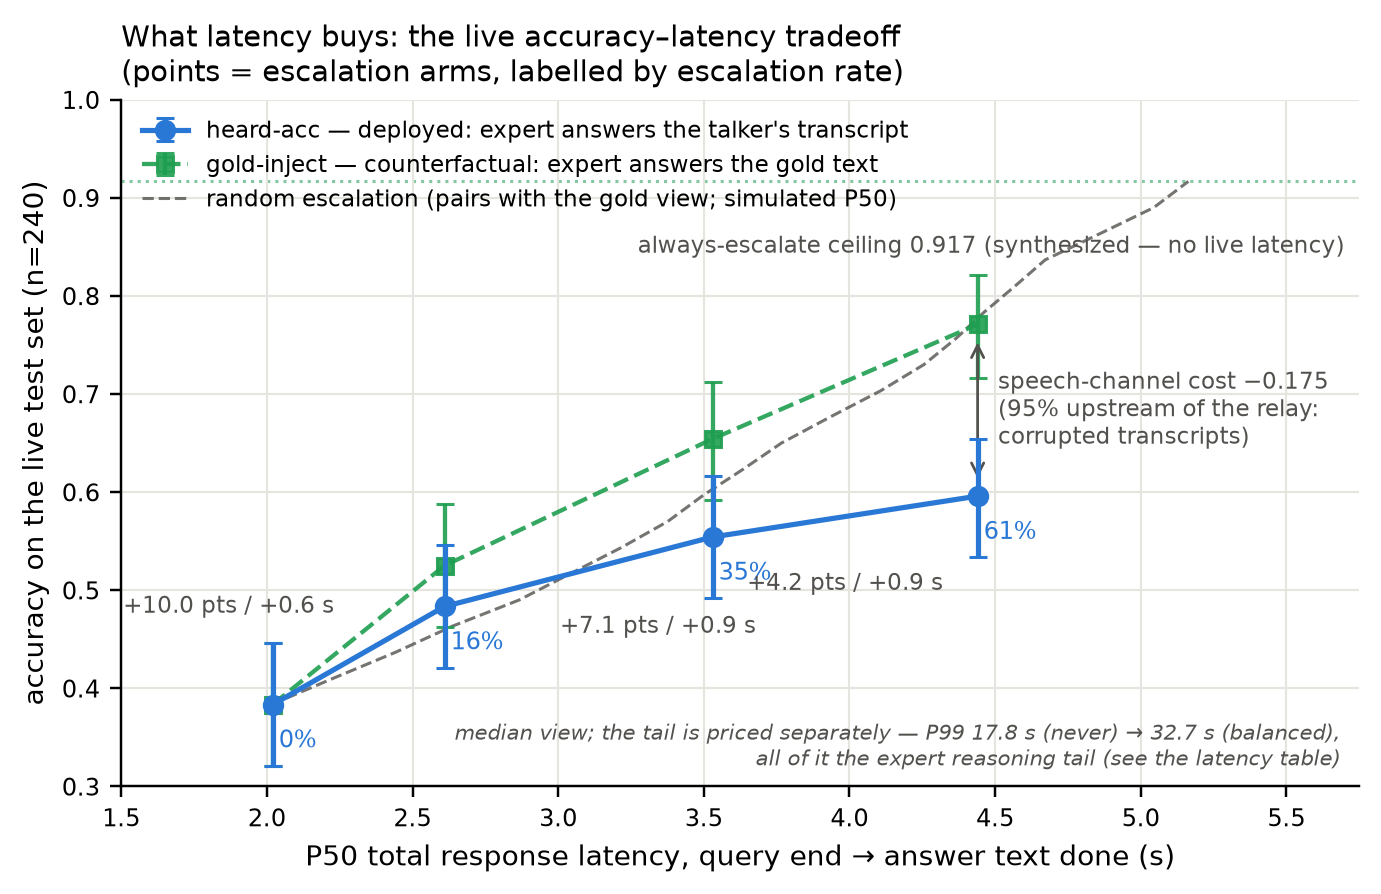

Here is the Python script that generated this plot:
"""Figure: accuracy-latency Pareto tradeoff of the live sweep.

Joins the two frozen readouts of the same 4x240 live sessions:
  y : accuracy + 95% paired-bootstrap CIs  (figures/live_dualview.json, 8h)
  x : per-arm P50 total response latency   (figures/latency_profile.json, 8i)
Blue = honest heard-acc; green = gold-inject (channel-controlled) view of
the SAME sessions -- rescoring changes outcomes, not timing, so both views
share their x positions. Segment labels give the exchange rate ("+X pts /
+Y s at the median"). The always-escalate ceiling (synthesized, 8h) has no
live latency and is drawn as an asymptote. The expert P99 tail is priced
in the latency table, not here (median view; see tab:latency).

Run from repo root: python interactive_paper/figures/pareto_latency.py
"""
import json

import matplotlib.pyplot as plt

BLUE, GREEN = "#2a78d6", "#1e9e50"           # validated pair (deutan dE 24)
INK, MUT, GRID = "#0b0b0b", "#52514e", "#e6e4de"
ARMS = ("never", "conservative", "balanced", "aggressive")

FIG = "interactive_paper/figures"
acc = json.load(open(f"{FIG}/live_dualview.json"))["arms"]
lat = json.load(open(f"{FIG}/latency_profile.json"))["arm"]

x = [lat[a]["all"]["p50"] for a in ARMS]
heard = [acc[a]["heard"] for a in ARMS]
h_lo = [acc[a]["heard"] - acc[a]["heard_ci"][0] for a in ARMS]
h_hi = [acc[a]["heard_ci"][1] - acc[a]["heard"] for a in ARMS]
gold = [acc[a]["gold_inject"] for a in ARMS]
g_lo = [acc[a]["gold_inject"] - acc[a]["gold_inject_ci"][0] for a in ARMS]
g_hi = [acc[a]["gold_inject_ci"][1] - acc[a]["gold_inject"] for a in ARMS]
ceil = json.load(open(f"{FIG}/live_dualview.json"))["gold_big"]

# random-escalation reference (2026-08-20): accuracy pairs with the
# GOLD view (gold outcomes exist for every id, the heard channel's do
# not); x = simulated P50 of a random mixture at rate r, per-id local
# latency from the never arm and per-id escalated latency from
# whichever arm escalated that id
import numpy as np
import pandas as pd

_d = pd.read_parquet(f"{FIG}/../data/frozen_v3_traces.parquet")
_d = _d[_d["tier"].isin(ARMS)]
_d["expert_ms"] = _d["expert_latency_s"].fillna(0) * 1000
_esc = _d["mode"] == "escalated"
_d["total_ms"] = np.where(
    _esc,
    _d["eot_read_ms"] + np.maximum(_d["stall_ms"].fillna(0),
                                   _d["expert_ms"]) + _d["relay_ms"].fillna(0),
    _d["eot_read_ms"] + _d["answer_ms"].fillna(0))
_loc = _d[_d["tier"] == "never"].set_index("id")["total_ms"]
_xm = _d[_esc].groupby("id")["total_ms"].median().reindex(_loc.index)
_rng = np.random.default_rng(42)
_obs = _d[_esc]["total_ms"].to_numpy()
_xm[_xm.isna()] = _rng.choice(_obs, size=int(_xm.isna().sum()))
_L, _X = _loc.to_numpy(), _xm.to_numpy()
_n = len(_L)
_rr = np.linspace(0, 1, 21)
_rand_lat = [float(np.median(np.where(_rng.random((400, _n)) < r, _X, _L),
                             axis=1).mean() / 1000) for r in _rr]
_rand_acc = [gold[0] + (ceil - gold[0]) * r for r in _rr]

fig, ax = plt.subplots(figsize=(6.4, 4.2))

ax.plot(_rand_lat, _rand_acc, ls="--", lw=1.0, color=MUT, alpha=.8,
        zorder=2, label="random escalation (pairs with the gold view; "
                        "simulated P50)")
ax.axhline(ceil, color=GREEN, ls=":", lw=1.0, alpha=.55, zorder=1)
ax.text(5.70, ceil - .055, f"always-escalate ceiling {ceil:.3f} "
        "(synthesized — no live latency)", fontsize=7.5, color=MUT,
        va="top", ha="right")

ax.errorbar(x, gold, yerr=[g_lo, g_hi], fmt="--s", ms=5.5, color=GREEN,
            capsize=3, lw=1.4, alpha=.9, zorder=3,
            label="gold-inject — counterfactual: expert answers the gold text")
ax.errorbar(x, heard, yerr=[h_lo, h_hi], fmt="-o", ms=6, color=BLUE,
            capsize=3, lw=1.7, zorder=4,
            label="heard-acc — deployed: expert answers the talker's transcript")

for a, xi, yi in zip(ARMS, x, heard):
    esc = acc[a]["esc"]
    ax.annotate(f"{esc:.0%}", (xi, yi), xytext=(2, -14),
                textcoords="offset points", fontsize=8, color=BLUE)

# exchange rate per segment, on the honest curve (first above, rest below
# the blue line where the plane is empty)
for i in range(3):
    dx, dy = x[i + 1] - x[i], heard[i + 1] - heard[i]
    mx, my = (x[i] + x[i + 1]) / 2, (heard[i] + heard[i + 1]) / 2
    off = ((-8, 14), (26, -20), (0, -24))[i]
    ax.annotate(f"+{dy * 100:.1f} pts / +{dx:.1f} s", (mx, my),
                xytext=off, textcoords="offset points", fontsize=7.5,
                color=MUT, ha="right" if i == 0 else "center")

# channel cost at the aggressive arm: same sessions, gold vs heard outcomes
ax.annotate("", xy=(x[3], gold[3] - .012), xytext=(x[3], heard[3] + .012),
            arrowprops=dict(arrowstyle="<->", color=MUT, lw=0.9))
ax.text(x[3] + .07, (heard[3] + gold[3]) / 2,
        f"speech-channel cost −{gold[3] - heard[3]:.3f}\n(95% upstream of the"
        " relay:\ncorrupted transcripts)", fontsize=7.5,
        color=MUT, va="center")

ax.text(.985, .02, "median view; the tail is priced separately — P99 "
        f"{lat['never']['all']['p99']:.1f} s (never) → "
        f"{lat['balanced']['all']['p99']:.1f} s (balanced),\nall of it "
        "the expert reasoning tail (see the latency table)",
        transform=ax.transAxes, fontsize=7, color=MUT, ha="right",
        va="bottom", style="italic")

ax.set_xlabel("P50 total response latency, query end → answer text "
              "done (s)", fontsize=9)
ax.set_ylabel("accuracy on the live test set (n=240)", fontsize=9)
ax.set_title("What latency buys: the live accuracy–latency tradeoff\n"
             "(points = escalation arms, labelled by escalation rate)",
             fontsize=9.5, loc="left")
ax.set_xlim(1.5, 5.75)
ax.set_ylim(.30, 1.0)
ax.grid(color=GRID, lw=.7, zorder=0)
for s in ("top", "right"):
    ax.spines[s].set_visible(False)
ax.tick_params(labelsize=8)
handles, labels = ax.get_legend_handles_labels()
ax.legend(handles[::-1], labels[::-1], loc="upper left", fontsize=7.5,
          frameon=False)

fig.tight_layout()
for ext in ("png", "pdf"):
    fig.savefig(f"{FIG}/pareto_latency.{ext}", dpi=220, bbox_inches="tight")
print("wrote pareto_latency.png/.pdf")
